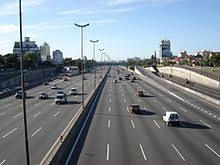
#> input picture rotation-0.jpg, 220 x 165 px, given in place of the camera
$ jupyter execute --allow-errors '13_色彩空間轉換與影像強化.ipynb'   (shell and % lines are left out)   (text cells are left out)
#> lines starting #> are read from the running program, lines starting #| are printed output that depends on the picture
[cell 1]
import cv2
import numpy as np
import matplotlib.pyplot as plt

for flag in dir(cv2):
    if flag.startswith('COLOR_'):
        print(flag)

[cell 2]
import cv2
import numpy as np
import matplotlib.pyplot as plt
import numpy.matlib as matlib

img = np.zeros((256,256,3),dtype=np.uint8) #宣告一個256x256x3的影像
img[:,:,1] = matlib.repmat(np.arange(256).reshape(256,1),1,256)
img[:,:,2] = img[:,:,1].transpose([1,0])
plt.figure(figsize=(20,5))
for idx,b in enumerate([0,63,127,255]):
    img[:,:,0] = b
    plt.subplot(1,4,idx+1)
    plt.imshow(img[:,:,[2,1,0]])
    plt.xlabel('red')
    plt.ylabel('green')
    plt.title('blue='+str(b))
plt.show()
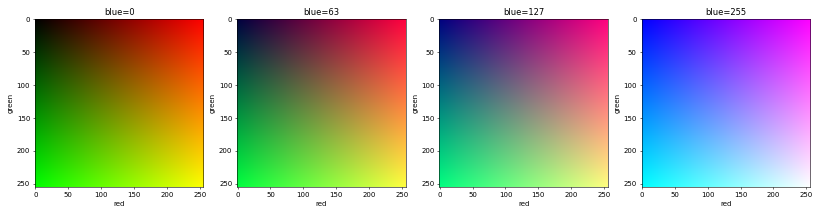
#> figure drawn by matplotlib, 4 panels

[cell 3]
import cv2
import numpy as np
import matplotlib.pyplot as plt
import tensorflow as tf

url='https://tronclass.ntou.edu.tw:443/api/uploads/3206890/in-rich-content?created_at=2022-02-13T07:24:50Z'
#> (the rest of this cell did not finish here and is left out)

#> (a cell that did not finish here is left out)

#> (a cell that did not finish here is left out)

[cell 6]
import cv2
import numpy as np
import matplotlib.pyplot as plt
import numpy.matlib as matlib
hsv_img = np.zeros((256,256,3),dtype=np.uint8) #宣告一個256x256x3的影像
hsv_img[:,:,1] = matlib.repmat(np.arange(256).reshape(256,1),1,256) # Saturation
hsv_img[:,:,0] = hsv_img[:,:,1].transpose([1,0]) # Hue
plt.figure(figsize=(20,5))
for idx,v in enumerate([0,63,127,255]):
    hsv_img[:,:,2] = v
    bgr_img = cv2.cvtColor(hsv_img,cv2.COLOR_HSV2BGR)
    plt.subplot(1,4,idx+1)
    plt.imshow(bgr_img[:,:,[2,1,0]])
    plt.xlabel('H (hue)')
    plt.ylabel('S (saturation)')
    plt.title('V (intensity)='+str(v))
#> this loop made 4 passes
#> pass 2, `bgr_img = cv2.cvtColor(hsv_img,cv2.COLOR_HSV2BGR)`:
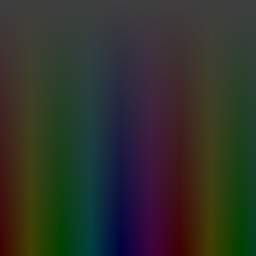
#> bgr_img: shape (256, 256, 3); mean B, G, R 42.7, 49.7, 47.9
#> pass 3, `bgr_img = cv2.cvtColor(hsv_img,cv2.COLOR_HSV2BGR)`:
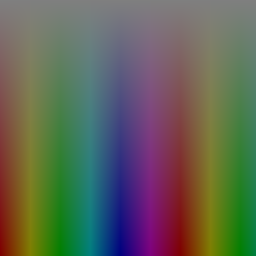
#> bgr_img: shape (256, 256, 3); mean B, G, R 86.4, 100.5, 96.8
#> after the loop:
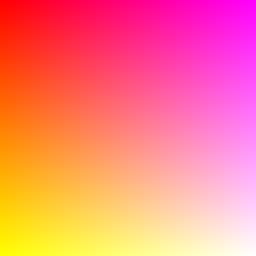
#> hsv_img: shape (256, 256, 3); mean B, G, R 127.5, 127.5, 255
plt.show()
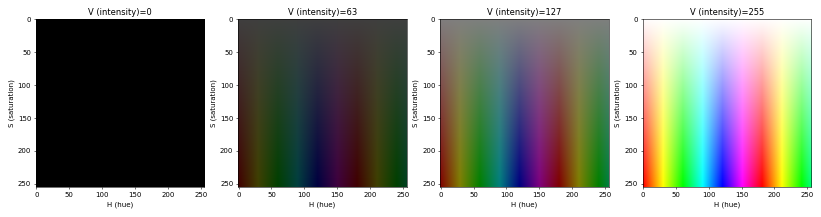
#> figure drawn by matplotlib, 4 panels

[cell 7]
url='https://tronclass.ntou.edu.tw:443/api/uploads/3206932/in-rich-content?created_at=2022-02-13T07:24:55Z'
#> (the rest of this cell did not finish here and is left out)

[cell 8]
import cv2
import numpy as np
import matplotlib.pyplot as plt

#> (the rest of this cell did not finish here and is left out)

[cell 9]
import cv2
import numpy as np
import matplotlib.pyplot as plt

#> (the rest of this cell did not finish here and is left out)

[cell 10]
import cv2

cap    = cv2.VideoCapture(0)
print('height:{} width:{}'.format(int(cap.get(cv2.CAP_PROP_FRAME_HEIGHT)),int(cap.get(cv2.CAP_PROP_FRAME_WIDTH))))

while True:
    ret, frame = cap.read()
#> frame is the input picture: shape (165, 220, 3); mean B, G, R 144.8, 136.7, 127
    if ret==False:
        break

    hsv_img = cv2.cvtColor(frame,cv2.COLOR_BGR2HSV)
#> hsv_img: shape (165, 220, 3); mean H, S, V 72.1, 40, 147.6
    #找出膚色範圍

    #再參考上面範例找出面積最大的膚色區

    cv2.imshow('camera',frame)
    key = cv2.waitKey(20) & 0xFF
#> (key Esc is pressed here)
    if key == 27:
        break

cap.release()
cv2.destroyAllWindows()
